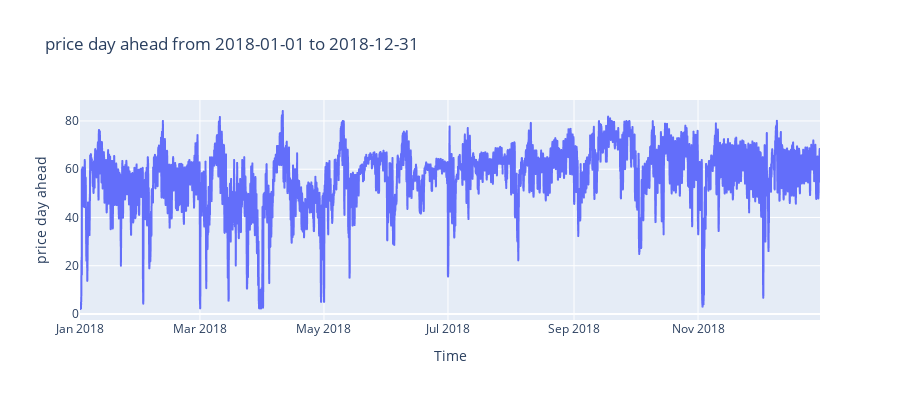

Here is the notebook cell this chart was saved with:
### Code cell
plot_series(df,'price day ahead','2018-01-01','2018-12-31')

### Figure 1 — Plotly figure (JSON) as saved in the notebook; plotly's stock layout.template omitted (floating-point values rounded to 4 significant figures; data arrays with more than 128 entries replaced by an {"elided": "..."} marker saying what was removed)
{"data": [{"hovertemplate": "Time=%{x}<br>price day ahead=%{y}<extra></extra>", "legendgroup": "", "line": {"color": "#636efa", "dash": "solid"}, "marker": {"symbol": "circle"}, "mode": "lines", "name": "", "showlegend": false, "type": "scattergl", "x": {"elided": "8737 str values"}, "xaxis": "x", "y": {"elided": "8737 float values"}, "yaxis": "y"}], "layout": {"height": 400, "legend": {"tracegroupgap": 0}, "title": {"text": "price day ahead from 2018-01-01 to 2018-12-31"}, "width": 900, "xaxis": {"anchor": "y", "domain": [0, 1], "title": {"text": "Time"}}, "yaxis": {"anchor": "x", "domain": [0, 1], "title": {"text": "price day ahead"}}}}
